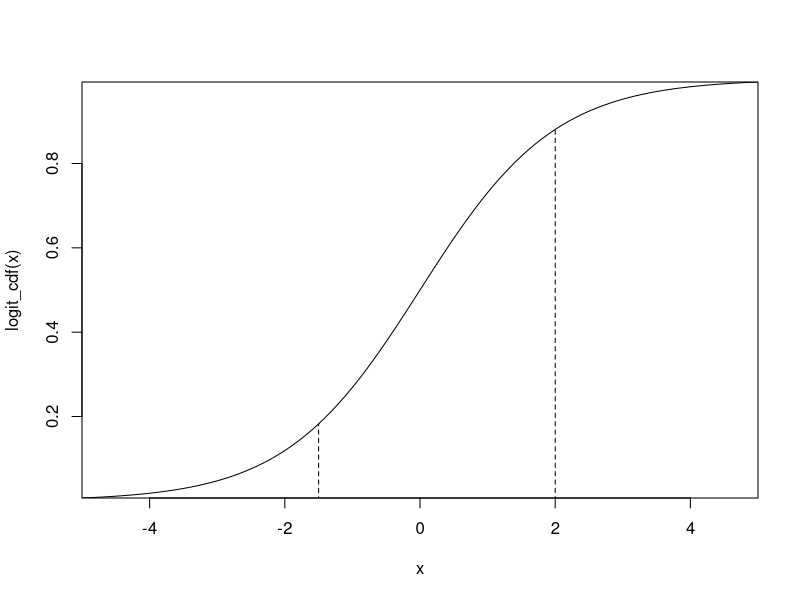

Generate this figure with R: (Note: this script raises an error after producing the figure.)
## ---- chunk 1
logit_cdf           = function(z){exp(z)/(1+exp(z))}
alpha1              = -1.5
alpha2              = 2
curve(logit_cdf,from=-5,to=5,yaxs="i",xaxs="i")
segments(alpha1,0,alpha1,logit_cdf(alpha1),yaxs="i",xaxs="i",lty=2)
segments(alpha2,0,alpha2,logit_cdf(alpha2),yaxs="i",xaxs="i",lty=2)
## ---- chunk 2
fpdata$strawberries_org = as.factor(fpdata$strawberries_org)
strawdata = fpdata[c("strawberries_org","age","education","female","kidsunder12")]
strawdata = na.omit(strawdata)
bhat = polr(strawberries_org~age+education+female+kidsunder12,data=strawdata,Hess=TRUE)
summary(bhat)
## ---- chunk 3
bhat.coef = data.frame(coef(summary(bhat)))
bhat.coef$pval = round((pnorm(abs(bhat.coef$t.value),lower.tail=FALSE)*2),2)
bhat.coef
## ---- chunk 4
bhat.pred = predict(bhat,type="probs")
x = ocME(bhat)
x$out$ME.all
## ---- chunk 5
data("Fishing",package="mlogit")
fishing = mlogit.data(Fishing,shape="wide",varying=2:9,choice="mode")
bhat = mlogit(mode~0|income,fishing)
summary(bhat)
fishing.fitted      = fitted(bhat,outcome=FALSE)
effects(bhat,covariate ="income")
## ---- chunk 6
bhat                = mlogit(mode~catch+price|income,data=fishing)
summary(bhat)
fishing.fitted      = fitted(bhat,outcome=FALSE)
effects(bhat,covariate="income")
rm(bhat,Fishing,fishing.fitted)
## ---- chunk 7
bhat                = mlogit(mode~catch+price|income,data=fishing,probit=FALSE)
summary(bhat)
fishing.fitted      = fitted(bhat,outcome=FALSE)
effects(bhat,covariate="income")
rm(bhat,Fishing,fishing,fishing.fitted)
## ---- chunk 8
data("TravelMode",package="AER")
travelmode = mlogit.data(TravelMode,choice="choice",shape="long",alt.var="mode")
bhat = mlogit(choice~gcost+wait|income+size,data=travelmode,reflevel="car")
summary(bhat)
tavel.fitted = fitted(bhat,outcome=FALSE)
## ---- chunk 9
evdata = mlogit.data(evdata,shape="wide",choice="choice")
bhat = mlogit(choice~0|age+female+level2+numcars+edu+income+politics,data=evdata)
summary(bhat)
evdata.fitted = fitted(bhat,outcome=FALSE)
rm(bhat,evdata,evdata.fitted)
